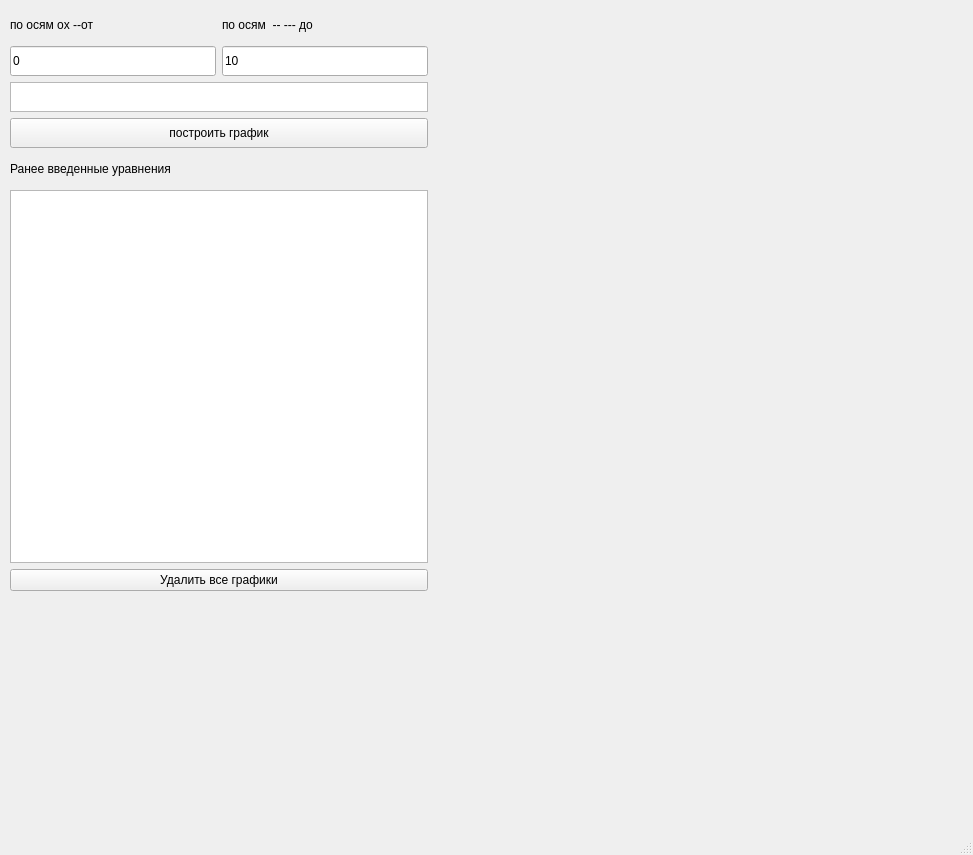
<?xml version="1.0" encoding="UTF-8"?>
<ui version="4.0">
 <class>MainWindow</class>
 <widget class="QMainWindow" name="MainWindow">
  <property name="geometry">
   <rect>
    <x>0</x>
    <y>0</y>
    <width>973</width>
    <height>855</height>
   </rect>
  </property>
  <property name="windowTitle">
   <string>MainWindow</string>
  </property>
  <widget class="QWidget" name="centralwidget">
   <widget class="QWidget" name="horizontalLayoutWidget_3">
    <property name="geometry">
     <rect>
      <x>10</x>
      <y>10</y>
      <width>841</width>
      <height>581</height>
     </rect>
    </property>
    <layout class="QHBoxLayout" name="horizontalLayout_3">
     <item>
      <layout class="QVBoxLayout" name="verticalLayout_2">
       <item>
        <layout class="QVBoxLayout" name="verticalLayout">
         <item>
          <layout class="QHBoxLayout" name="horizontalLayout_2">
           <item>
            <widget class="QLabel" name="label">
             <property name="sizePolicy">
              <sizepolicy hsizetype="Expanding" vsizetype="Preferred">
               <horstretch>0</horstretch>
               <verstretch>0</verstretch>
              </sizepolicy>
             </property>
             <property name="minimumSize">
              <size>
               <width>0</width>
               <height>30</height>
              </size>
             </property>
             <property name="maximumSize">
              <size>
               <width>16777215</width>
               <height>30</height>
              </size>
             </property>
             <property name="text">
              <string>по осям ox --от</string>
             </property>
            </widget>
           </item>
           <item>
            <widget class="QLabel" name="label_2">
             <property name="sizePolicy">
              <sizepolicy hsizetype="Expanding" vsizetype="Preferred">
               <horstretch>0</horstretch>
               <verstretch>0</verstretch>
              </sizepolicy>
             </property>
             <property name="minimumSize">
              <size>
               <width>0</width>
               <height>30</height>
              </size>
             </property>
             <property name="maximumSize">
              <size>
               <width>16777215</width>
               <height>30</height>
              </size>
             </property>
             <property name="text">
              <string>по осям  -- --- до</string>
             </property>
            </widget>
           </item>
          </layout>
         </item>
         <item>
          <layout class="QHBoxLayout" name="horizontalLayout">
           <item>
            <widget class="QLineEdit" name="ox_0">
             <property name="minimumSize">
              <size>
               <width>0</width>
               <height>30</height>
              </size>
             </property>
             <property name="maximumSize">
              <size>
               <width>16777215</width>
               <height>30</height>
              </size>
             </property>
             <property name="text">
              <string>0</string>
             </property>
            </widget>
           </item>
           <item>
            <widget class="QLineEdit" name="ox_2">
             <property name="minimumSize">
              <size>
               <width>0</width>
               <height>30</height>
              </size>
             </property>
             <property name="maximumSize">
              <size>
               <width>16777215</width>
               <height>30</height>
              </size>
             </property>
             <property name="text">
              <string>10</string>
             </property>
            </widget>
           </item>
          </layout>
         </item>
         <item>
          <widget class="QTextEdit" name="input_function_line">
           <property name="sizePolicy">
            <sizepolicy hsizetype="Expanding" vsizetype="Fixed">
             <horstretch>0</horstretch>
             <verstretch>0</verstretch>
            </sizepolicy>
           </property>
           <property name="minimumSize">
            <size>
             <width>0</width>
             <height>30</height>
            </size>
           </property>
           <property name="maximumSize">
            <size>
             <width>16777215</width>
             <height>30</height>
            </size>
           </property>
           <property name="toolTip">
            <string>введите график функции</string>
           </property>
          </widget>
         </item>
        </layout>
       </item>
       <item>
        <widget class="QPushButton" name="pushButton">
         <property name="sizePolicy">
          <sizepolicy hsizetype="Expanding" vsizetype="Fixed">
           <horstretch>0</horstretch>
           <verstretch>0</verstretch>
          </sizepolicy>
         </property>
         <property name="minimumSize">
          <size>
           <width>0</width>
           <height>30</height>
          </size>
         </property>
         <property name="maximumSize">
          <size>
           <width>16777215</width>
           <height>30</height>
          </size>
         </property>
         <property name="text">
          <string>построить график</string>
         </property>
        </widget>
       </item>
       <item>
        <widget class="QLabel" name="label_3">
         <property name="sizePolicy">
          <sizepolicy hsizetype="Expanding" vsizetype="Fixed">
           <horstretch>0</horstretch>
           <verstretch>0</verstretch>
          </sizepolicy>
         </property>
         <property name="minimumSize">
          <size>
           <width>0</width>
           <height>30</height>
          </size>
         </property>
         <property name="maximumSize">
          <size>
           <width>16777215</width>
           <height>30</height>
          </size>
         </property>
         <property name="text">
          <string>Ранее введенные уравнения</string>
         </property>
        </widget>
       </item>
       <item>
        <widget class="QPlainTextEdit" name="plainTextEdit"/>
       </item>
       <item>
        <widget class="QPushButton" name="pushButton_2">
         <property name="text">
          <string>Удалить все графики</string>
         </property>
        </widget>
       </item>
      </layout>
     </item>
     <item>
      <widget class="QWidget" name="widget" native="true">
       <property name="sizePolicy">
        <sizepolicy hsizetype="Expanding" vsizetype="Preferred">
         <horstretch>0</horstretch>
         <verstretch>0</verstretch>
        </sizepolicy>
       </property>
       <property name="minimumSize">
        <size>
         <width>0</width>
         <height>500</height>
        </size>
       </property>
      </widget>
     </item>
    </layout>
   </widget>
  </widget>
  <widget class="QMenuBar" name="menubar">
   <property name="geometry">
    <rect>
     <x>0</x>
     <y>0</y>
     <width>973</width>
     <height>21</height>
    </rect>
   </property>
  </widget>
  <widget class="QStatusBar" name="statusbar"/>
 </widget>
 <resources/>
 <connections/>
</ui>
